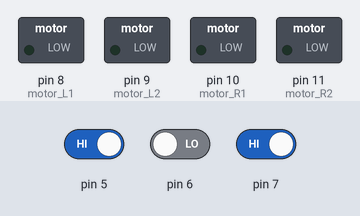
Bench run of a sketch on a simulated Arduino Uno, built with avr-gcc and run on an emulated ATmega328P. Parts: switched loads named in the sketch (green lamp = pin HIGH). The inputs (shaded band) are chosen by the test bench; at power-on: pin 5 HIGH, pin 6 LOW, pin 7 HIGH.

Above: at 1.2 s.
1.3 s: pin 5 driven LOW
At 1.6 s:
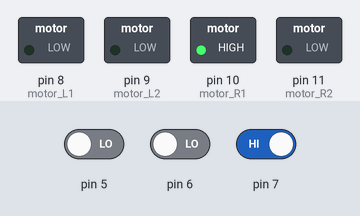
2.8 s: pin 6 driven HIGH
At 4.0 s:
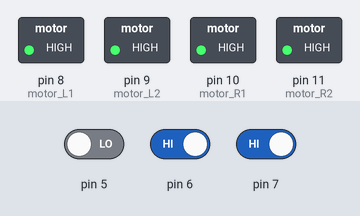
4.3 s: pin 7 driven LOW
At 5.1 s:
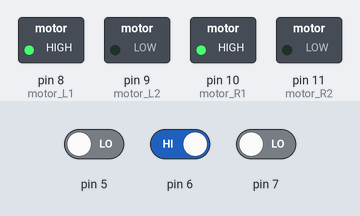
5.8 s: pin 7 driven HIGH
At 6.3 s:
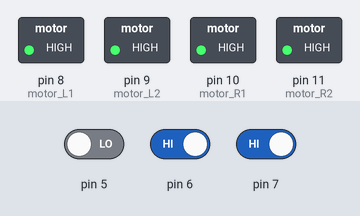
7.3 s: pin 6 driven LOW
At 8.5 s:
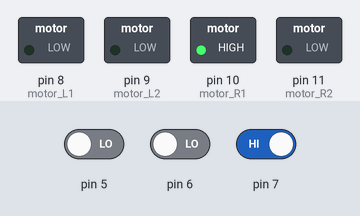
8.8 s: pin 5 driven HIGH and pin 7 driven LOW
At 9.7 s:
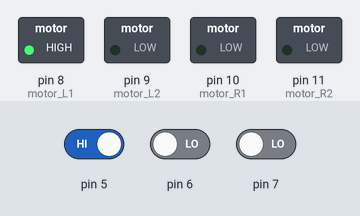
Timing chart, 0 to 11.3 s (numbered marks = the images above; inputs shaded):
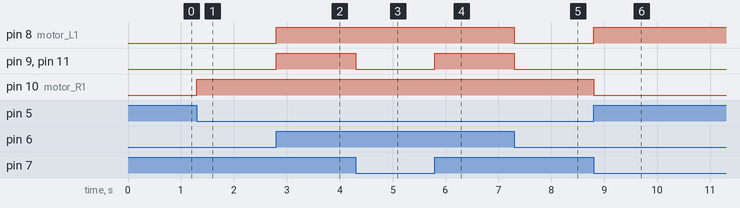

Measured:
- after the input at 1.3 s, pin 10 (motor_R1): LOW → HIGH at once
- after the input at 2.8 s, pin 8 (motor_L1), pin 9 (motor_L2), pin 11 (motor_R2): LOW → HIGH at once
- after the input at 4.3 s, pin 9 (motor_L2), pin 11 (motor_R2): HIGH → LOW at once
- after the input at 5.8 s, pin 9 (motor_L2), pin 11 (motor_R2): LOW → HIGH at once
- after the input at 7.3 s, pin 8 (motor_L1), pin 9 (motor_L2), pin 11 (motor_R2): HIGH → LOW at once
- after the input at 8.8 s, pin 8 (motor_L1): LOW → HIGH at once; pin 10 (motor_R1): HIGH → LOW at once

The sketch:

line_fol.ino
```cpp
//int sense1=0;

int sense2 = 0;

int sense3 = 0;

int sense4 = 0;

//int sense5=0;

int motor_L1 = 8;

int motor_L2 = 9;

int motor_R1 = 10;

int motor_R2 = 11;

void setup() {

    // put your setup code here, to run once:

    pinMode(5, INPUT);

    pinMode(6, INPUT);

    pinMode(7, INPUT);

    pinMode(9, OUTPUT);

    pinMode(10, OUTPUT);

    pinMode(8, OUTPUT);

    pinMode(11, OUTPUT);

    //digitalWrite(motor_L1,LOW);

    //digitalWrite(motor_R1,LOW);

}

void loop() {

    // put your main code here, to run repeatedly:

    //sense1=digitalRead(3);
    sense2 = digitalRead(5);

    sense3 = digitalRead(6);
    sense4 = digitalRead(7);

    //sense5=digitalRead(7);

    if (sense2 == 0 && sense3 == 1 && sense4 == 0)

    {

        digitalWrite(motor_L1, HIGH);

        digitalWrite(motor_L2, LOW);

        digitalWrite(motor_R1, HIGH);

        digitalWrite(motor_R2, LOW);

    } else if (sense2 == 0 && sense3 == 0 && sense4 == 1)

    {

        digitalWrite(motor_L1, LOW);

        digitalWrite(motor_L2, LOW);

        digitalWrite(motor_R1, HIGH);

        digitalWrite(motor_R2, LOW);

    } else if (sense2 == 1 && sense3 == 0 && sense4 == 0)

    {

        digitalWrite(motor_L1, HIGH);

        digitalWrite(motor_L2, LOW);

        digitalWrite(motor_R1, LOW);

        digitalWrite(motor_R2, LOW);

    }

    /*else if(sense2==1&&sense3==1&&sense4==0)

    {

      digitalWrite(motor_L1,255);

      digitalWrite(motor_L2,255);

      digitalWrite(motor_R1,255);

      digitalWrite(motor_R2,128);

    }*/
    else if (sense2 == 0 && sense3 == 1 && sense4 == 1)

    {

        digitalWrite(motor_L1, 128);

        digitalWrite(motor_L2, 255);

        digitalWrite(motor_R1, 255);

        digitalWrite(motor_R2, 255);

    }

}
```
